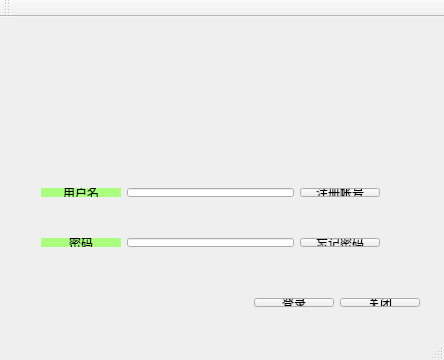
<?xml version="1.0" encoding="UTF-8"?>
<ui version="4.0">
 <class>Test5_5AClass</class>
 <widget class="QMainWindow" name="Test5_5AClass">
  <property name="geometry">
   <rect>
    <x>0</x>
    <y>0</y>
    <width>444</width>
    <height>360</height>
   </rect>
  </property>
  <property name="windowTitle">
   <string>Test5_5A</string>
  </property>
  <widget class="QWidget" name="centralWidget">
   <widget class="QLabel" name="labelLogo">
    <property name="geometry">
     <rect>
      <x>10</x>
      <y>0</y>
      <width>421</width>
      <height>141</height>
     </rect>
    </property>
    <property name="text">
     <string/>
    </property>
    <property name="pixmap">
     <pixmap resource="test5_5a.qrc">:/Test5_5A/Resources/t01a2f5215738aea84c.jpg</pixmap>
    </property>
    <property name="scaledContents">
     <bool>false</bool>
    </property>
    <property name="alignment">
     <set>Qt::AlignCenter</set>
    </property>
   </widget>
   <widget class="QWidget" name="">
    <property name="geometry">
     <rect>
      <x>30</x>
      <y>160</y>
      <width>361</width>
      <height>31</height>
     </rect>
    </property>
    <layout class="QHBoxLayout" name="horizontalLayout_3">
     <item>
      <widget class="QLabel" name="labelUser">
       <property name="minimumSize">
        <size>
         <width>80</width>
         <height>0</height>
        </size>
       </property>
       <property name="styleSheet">
        <string notr="true">background-color: rgb(170, 255, 127);
font: 12pt &quot;华文新魏&quot;;
color: rgb(0, 0, 0);</string>
       </property>
       <property name="text">
        <string>用户名</string>
       </property>
       <property name="alignment">
        <set>Qt::AlignCenter</set>
       </property>
      </widget>
     </item>
     <item>
      <widget class="QLineEdit" name="leditUser"/>
     </item>
     <item>
      <widget class="QPushButton" name="btnRegister">
       <property name="text">
        <string>注册帐号</string>
       </property>
      </widget>
     </item>
    </layout>
   </widget>
   <widget class="QWidget" name="">
    <property name="geometry">
     <rect>
      <x>30</x>
      <y>210</y>
      <width>361</width>
      <height>31</height>
     </rect>
    </property>
    <layout class="QHBoxLayout" name="horizontalLayout_2">
     <item>
      <widget class="QLabel" name="labePasswd">
       <property name="minimumSize">
        <size>
         <width>80</width>
         <height>0</height>
        </size>
       </property>
       <property name="styleSheet">
        <string notr="true">background-color: rgb(170, 255, 127);
font: 12pt &quot;华文新魏&quot;;
color: rgb(0, 0, 0);</string>
       </property>
       <property name="text">
        <string>密码</string>
       </property>
       <property name="alignment">
        <set>Qt::AlignCenter</set>
       </property>
      </widget>
     </item>
     <item>
      <widget class="QLineEdit" name="leditPasswd">
       <property name="echoMode">
        <enum>QLineEdit::Password</enum>
       </property>
      </widget>
     </item>
     <item>
      <widget class="QPushButton" name="btnPasswd">
       <property name="text">
        <string>忘记密码</string>
       </property>
      </widget>
     </item>
    </layout>
   </widget>
   <widget class="QWidget" name="">
    <property name="geometry">
     <rect>
      <x>50</x>
      <y>270</y>
      <width>381</width>
      <height>31</height>
     </rect>
    </property>
    <layout class="QHBoxLayout" name="horizontalLayout">
     <item>
      <spacer name="horizontalSpacer">
       <property name="orientation">
        <enum>Qt::Horizontal</enum>
       </property>
       <property name="sizeHint" stdset="0">
        <size>
         <width>40</width>
         <height>20</height>
        </size>
       </property>
      </spacer>
     </item>
     <item>
      <widget class="QPushButton" name="btnSignIn">
       <property name="text">
        <string>登录</string>
       </property>
      </widget>
     </item>
     <item>
      <widget class="QPushButton" name="btnClose">
       <property name="text">
        <string>关闭</string>
       </property>
      </widget>
     </item>
    </layout>
   </widget>
  </widget>
  <widget class="QMenuBar" name="menuBar">
   <property name="geometry">
    <rect>
     <x>0</x>
     <y>0</y>
     <width>444</width>
     <height>21</height>
    </rect>
   </property>
  </widget>
  <widget class="QToolBar" name="mainToolBar">
   <attribute name="toolBarArea">
    <enum>TopToolBarArea</enum>
   </attribute>
   <attribute name="toolBarBreak">
    <bool>false</bool>
   </attribute>
  </widget>
  <widget class="QStatusBar" name="statusBar"/>
 </widget>
 <layoutdefault spacing="6" margin="11"/>
 <resources>
  <include location="test5_5a.qrc"/>
 </resources>
 <connections/>
</ui>
